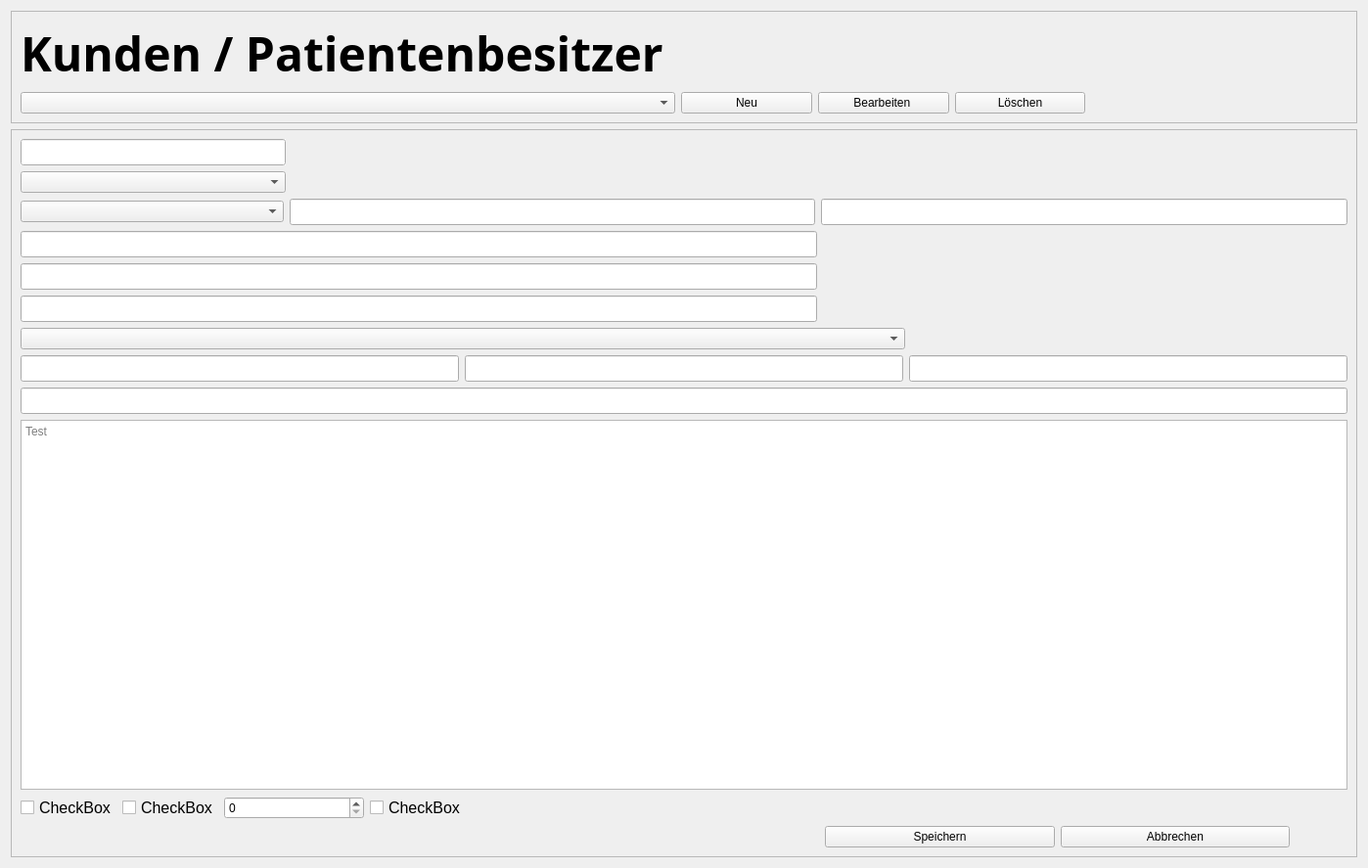
<?xml version="1.0" encoding="UTF-8"?>
<ui version="4.0">
 <class>Form</class>
 <widget class="QWidget" name="Form">
  <property name="geometry">
   <rect>
    <x>0</x>
    <y>0</y>
    <width>1398</width>
    <height>887</height>
   </rect>
  </property>
  <property name="windowTitle">
   <string>Form</string>
  </property>
  <layout class="QVBoxLayout" name="verticalLayout_3">
   <item>
    <widget class="QFrame" name="frameHead">
     <property name="frameShape">
      <enum>QFrame::StyledPanel</enum>
     </property>
     <property name="frameShadow">
      <enum>QFrame::Raised</enum>
     </property>
     <layout class="QVBoxLayout" name="verticalLayout">
      <item>
       <layout class="QHBoxLayout" name="horizontalLayout_11" stretch="0,3">
        <item>
         <widget class="QLabel" name="laTitle">
          <property name="font">
           <font>
            <family>Arial Black</family>
            <pointsize>36</pointsize>
            <weight>75</weight>
            <bold>true</bold>
           </font>
          </property>
          <property name="text">
           <string>Kunden / Patientenbesitzer</string>
          </property>
         </widget>
        </item>
        <item>
         <spacer name="horizontalSpacer_11">
          <property name="orientation">
           <enum>Qt::Horizontal</enum>
          </property>
          <property name="sizeHint" stdset="0">
           <size>
            <width>40</width>
            <height>20</height>
           </size>
          </property>
         </spacer>
        </item>
       </layout>
      </item>
      <item>
       <layout class="QHBoxLayout" name="horizontalLayout_10" stretch="5,1,1,1,2">
        <item>
         <widget class="QComboBox" name="el_0">
          <property name="insertPolicy">
           <enum>QComboBox::InsertAtTop</enum>
          </property>
         </widget>
        </item>
        <item>
         <widget class="QPushButton" name="btn_new">
          <property name="text">
           <string>Neu</string>
          </property>
         </widget>
        </item>
        <item>
         <widget class="QPushButton" name="btn_edit">
          <property name="text">
           <string>Bearbeiten </string>
          </property>
         </widget>
        </item>
        <item>
         <widget class="QPushButton" name="btn_delete">
          <property name="text">
           <string>Löschen</string>
          </property>
         </widget>
        </item>
        <item>
         <spacer name="horizontalSpacer_10">
          <property name="orientation">
           <enum>Qt::Horizontal</enum>
          </property>
          <property name="sizeHint" stdset="0">
           <size>
            <width>40</width>
            <height>20</height>
           </size>
          </property>
         </spacer>
        </item>
       </layout>
      </item>
     </layout>
    </widget>
   </item>
   <item>
    <widget class="QFrame" name="frameBody">
     <property name="frameShape">
      <enum>QFrame::StyledPanel</enum>
     </property>
     <property name="frameShadow">
      <enum>QFrame::Raised</enum>
     </property>
     <layout class="QVBoxLayout" name="verticalLayout_2">
      <item>
       <layout class="QHBoxLayout" name="horizontalLayout_3" stretch="2,4,4">
        <item>
         <widget class="QLineEdit" name="le_0">
          <property name="font">
           <font>
            <family>Arial</family>
            <pointsize>12</pointsize>
           </font>
          </property>
          <property name="whatsThis">
           <string/>
          </property>
          <property name="autoFillBackground">
           <bool>true</bool>
          </property>
          <property name="placeholderText">
           <string/>
          </property>
         </widget>
        </item>
        <item>
         <spacer name="horizontalSpacer_3">
          <property name="orientation">
           <enum>Qt::Horizontal</enum>
          </property>
          <property name="sizeHint" stdset="0">
           <size>
            <width>40</width>
            <height>20</height>
           </size>
          </property>
         </spacer>
        </item>
        <item>
         <spacer name="horizontalSpacer_4">
          <property name="orientation">
           <enum>Qt::Horizontal</enum>
          </property>
          <property name="sizeHint" stdset="0">
           <size>
            <width>40</width>
            <height>20</height>
           </size>
          </property>
         </spacer>
        </item>
       </layout>
      </item>
      <item>
       <layout class="QHBoxLayout" name="horizontalLayout_2" stretch="2,4,4">
        <item>
         <widget class="QComboBox" name="le_1">
          <property name="currentText">
           <string/>
          </property>
         </widget>
        </item>
        <item>
         <spacer name="horizontalSpacer">
          <property name="orientation">
           <enum>Qt::Horizontal</enum>
          </property>
          <property name="sizeHint" stdset="0">
           <size>
            <width>40</width>
            <height>20</height>
           </size>
          </property>
         </spacer>
        </item>
        <item>
         <spacer name="horizontalSpacer_2">
          <property name="orientation">
           <enum>Qt::Horizontal</enum>
          </property>
          <property name="sizeHint" stdset="0">
           <size>
            <width>40</width>
            <height>20</height>
           </size>
          </property>
         </spacer>
        </item>
       </layout>
      </item>
      <item>
       <layout class="QHBoxLayout" name="horizontalLayout" stretch="2,4,4">
        <item>
         <widget class="QComboBox" name="le_2"/>
        </item>
        <item>
         <widget class="QLineEdit" name="le_3">
          <property name="font">
           <font>
            <family>Arial</family>
            <pointsize>12</pointsize>
           </font>
          </property>
          <property name="placeholderText">
           <string/>
          </property>
         </widget>
        </item>
        <item>
         <widget class="QLineEdit" name="le_4">
          <property name="font">
           <font>
            <family>Arial</family>
            <pointsize>12</pointsize>
           </font>
          </property>
          <property name="placeholderText">
           <string/>
          </property>
         </widget>
        </item>
       </layout>
      </item>
      <item>
       <layout class="QHBoxLayout" name="horizontalLayout_4" stretch="6,4">
        <item>
         <widget class="QLineEdit" name="le_5">
          <property name="font">
           <font>
            <family>Arial</family>
            <pointsize>12</pointsize>
           </font>
          </property>
         </widget>
        </item>
        <item>
         <spacer name="horizontalSpacer_5">
          <property name="orientation">
           <enum>Qt::Horizontal</enum>
          </property>
          <property name="sizeHint" stdset="0">
           <size>
            <width>40</width>
            <height>20</height>
           </size>
          </property>
         </spacer>
        </item>
       </layout>
      </item>
      <item>
       <layout class="QHBoxLayout" name="horizontalLayout_5" stretch="6,4">
        <item>
         <widget class="QLineEdit" name="le_6">
          <property name="font">
           <font>
            <family>Arial</family>
            <pointsize>12</pointsize>
           </font>
          </property>
         </widget>
        </item>
        <item>
         <spacer name="horizontalSpacer_6">
          <property name="orientation">
           <enum>Qt::Horizontal</enum>
          </property>
          <property name="sizeHint" stdset="0">
           <size>
            <width>40</width>
            <height>20</height>
           </size>
          </property>
         </spacer>
        </item>
       </layout>
      </item>
      <item>
       <layout class="QHBoxLayout" name="horizontalLayout_6" stretch="6,4">
        <item>
         <widget class="QLineEdit" name="le_7">
          <property name="font">
           <font>
            <family>Arial</family>
            <pointsize>12</pointsize>
           </font>
          </property>
         </widget>
        </item>
        <item>
         <spacer name="horizontalSpacer_7">
          <property name="orientation">
           <enum>Qt::Horizontal</enum>
          </property>
          <property name="sizeHint" stdset="0">
           <size>
            <width>40</width>
            <height>20</height>
           </size>
          </property>
         </spacer>
        </item>
       </layout>
      </item>
      <item>
       <layout class="QHBoxLayout" name="horizontalLayout_7" stretch="2,1">
        <item>
         <widget class="QComboBox" name="le_8"/>
        </item>
        <item>
         <spacer name="horizontalSpacer_9">
          <property name="orientation">
           <enum>Qt::Horizontal</enum>
          </property>
          <property name="sizeHint" stdset="0">
           <size>
            <width>40</width>
            <height>20</height>
           </size>
          </property>
         </spacer>
        </item>
       </layout>
      </item>
      <item>
       <layout class="QHBoxLayout" name="horizontalLayout_8">
        <item>
         <widget class="QLineEdit" name="le_9">
          <property name="font">
           <font>
            <family>Arial</family>
            <pointsize>12</pointsize>
           </font>
          </property>
         </widget>
        </item>
        <item>
         <widget class="QLineEdit" name="le_10">
          <property name="font">
           <font>
            <family>Arial</family>
            <pointsize>12</pointsize>
           </font>
          </property>
         </widget>
        </item>
        <item>
         <widget class="QLineEdit" name="le_11">
          <property name="font">
           <font>
            <family>Arial</family>
            <pointsize>12</pointsize>
           </font>
          </property>
         </widget>
        </item>
       </layout>
      </item>
      <item>
       <widget class="QLineEdit" name="le_12">
        <property name="font">
         <font>
          <family>Arial</family>
          <pointsize>12</pointsize>
         </font>
        </property>
       </widget>
      </item>
      <item>
       <widget class="QPlainTextEdit" name="le_13">
        <property name="placeholderText">
         <string>Test</string>
        </property>
       </widget>
      </item>
      <item>
       <layout class="QHBoxLayout" name="horizontalLayout_9" stretch="0,0,1,1,6">
        <item>
         <widget class="QCheckBox" name="le_15">
          <property name="font">
           <font>
            <family>Arial</family>
            <pointsize>12</pointsize>
           </font>
          </property>
          <property name="text">
           <string>CheckBox</string>
          </property>
         </widget>
        </item>
        <item>
         <widget class="QCheckBox" name="le_14">
          <property name="font">
           <font>
            <family>Arial</family>
            <pointsize>12</pointsize>
           </font>
          </property>
          <property name="text">
           <string>CheckBox</string>
          </property>
         </widget>
        </item>
        <item>
         <widget class="QSpinBox" name="le16"/>
        </item>
        <item>
         <widget class="QCheckBox" name="le_17">
          <property name="font">
           <font>
            <family>Arial</family>
            <pointsize>12</pointsize>
           </font>
          </property>
          <property name="text">
           <string>CheckBox</string>
          </property>
         </widget>
        </item>
        <item>
         <spacer name="horizontalSpacer_8">
          <property name="orientation">
           <enum>Qt::Horizontal</enum>
          </property>
          <property name="sizeHint" stdset="0">
           <size>
            <width>40</width>
            <height>20</height>
           </size>
          </property>
         </spacer>
        </item>
       </layout>
      </item>
      <item>
       <layout class="QHBoxLayout" name="horizontalLayout_12" stretch="70,20,20,5">
        <item>
         <spacer name="horizontalSpacer_12">
          <property name="orientation">
           <enum>Qt::Horizontal</enum>
          </property>
          <property name="sizeHint" stdset="0">
           <size>
            <width>40</width>
            <height>20</height>
           </size>
          </property>
         </spacer>
        </item>
        <item>
         <widget class="QPushButton" name="btn_save">
          <property name="text">
           <string>Speichern</string>
          </property>
         </widget>
        </item>
        <item>
         <widget class="QPushButton" name="btn_cancel">
          <property name="text">
           <string>Abbrechen</string>
          </property>
         </widget>
        </item>
        <item>
         <spacer name="horizontalSpacer_13">
          <property name="orientation">
           <enum>Qt::Horizontal</enum>
          </property>
          <property name="sizeHint" stdset="0">
           <size>
            <width>40</width>
            <height>20</height>
           </size>
          </property>
         </spacer>
        </item>
       </layout>
      </item>
     </layout>
    </widget>
   </item>
  </layout>
 </widget>
 <resources/>
 <connections/>
</ui>
